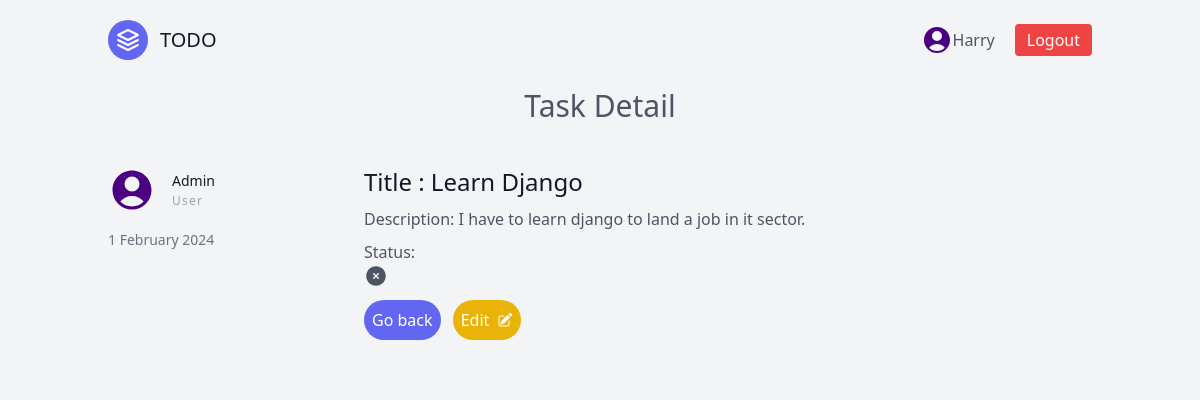
/tasks/1/ (signed in), run on the app's committed database.
### app/models.py (models this page shows, shortened)
class Task(models.Model):
    user = models.ForeignKey(User, on_delete=models.CASCADE, null=True, blank=True)
    title = models.CharField(max_length=200)
    description = models.TextField(null=True, blank=True)
    complete = models.BooleanField(default=False)
    created = models.DateTimeField(auto_now_add=True)
    class Meta:
        ordering = ['complete']

### app/views.py (the view)
# urls.py: path("tasks/<int:pk>/", TaskDetail.as_view(), name="task-detail"),
class TaskDetail(LoginRequiredMixin, generic.DetailView):
    template_name='app/detail.html'
    model = Task
    context_object_name = 'task'

### app/templates/app/detail.html (shortened to what this page needs)
{% extends "app/base.html" %}
{% block content %}
    <section class="text-gray-600 body-font overflow-hidden">
        <div class="container px-5 py-10 mx-auto">
          <div class="-my-8 divide-y-2 divide-gray-100">
            <h2 class="text-center text-3xl mb-2">Task Detail</h2>
            <div class="py-8 flex flex-wrap md:flex-nowrap">
              <div class="md:w-64 md:mb-0 mb-6 flex-shrink-0 flex flex-col">
                <a class="inline-flex items-center">
                    <span class="flex-grow flex flex-col pl-4">
                        <span class="title-font text-sm font-small text-gray-900">{{task.user|capfirst}}</span>
                        <span class="text-gray-400 text-xs tracking-widest mt-0.5">User</span>
                    </span>
                </a>
                <span class="mt-4 text-gray-500 text-sm">
                    {{ task.created|date:"j F Y" }}
                </span>
              </div>
              <div class="md:flex-grow">
                <span class="text-2xl font-medium text-gray-900 title-font mb-2">
                    Title : {{task.title}}
                </span>
                <p class="leading-relaxed mt-2">
                    Description:
                    {{task.description}}
                </p>
                <p class="leading-relaxed mt-2">
                    <div class="columns-1 gap-1">
                        Status:
                    </div>
                </p>
                <a href="{% url 'task-list'%}" class="mt-3 text-white inline-flex items-center p-2 bg-indigo-500 rounded-full">
                  <span>Go back</span>
                </a>
                <a class=" ml-2 text-white inline-flex items-center p-2 bg-yellow-500 rounded-full" href="{% url 'task-update' task.pk %}">
                  Edit
                </a>
              </div>
            </div>
          </div>
        </div>
      </section>
{% endblock content %}

### app/templates/app/base.html (shortened to what this page needs)
<!DOCTYPE html>
<html lang="en">
<head>
    <script src="https://cdn.tailwindcss.com"></script>
</head>
<body class="bg-gray-100">
    <header class="text-gray-600 body-font">
        <div class="container mx-auto flex flex-wrap p-5 flex-col md:flex-row items-center">
          <a class="flex title-font font-medium items-center text-gray-900 mb-4 md:mb-0">
            <svg xmlns="http://www.w3.org/2000/svg" fill="none" stroke="currentColor" stroke-linecap="round" stroke-linejoin="round" stroke-width="2" class="w-10 h-10 text-white p-2 bg-indigo-500 rounded-full" viewBox="0 0 24 24">
              <path d="M12 2L2 7l10 5 10-5-10-5zM2 17l10 5 10-5M2 12l10 5 10-5"></path>
            </svg>
            <span class="ml-3 text-xl">TODO</span>
          </a>
            <nav class="md:ml-auto flex flex-wrap items-center text-base justify-center">
                {% if request.user.is_authenticated %}
                    <p class="mr-5">{{request.user}}</p>
                    <form method="post" action="{% url 'logout' %}" class="inline-flex text-white items-center bg-red-500 border-0 py-1 px-3 focus:outline-none hover:bg-red-600 rounded text-base mt-4 md:mt-0">
                        <button type="submit">Logout</button>
                    </form>
                {% else %}
                    <a href="{% url 'login' %}" class="inline-flex text-white items-center bg-indigo-500 border-0 py-1 px-3 focus:outline-none hover:bg-red-600 rounded text-base mt-4 md:mt-0">
                        Login
                    </a>
                {% endif %}
            </nav>
        </div>
    </header>
{% block content %}
{% endblock content %}
</body>
</html>

### data on the page
Task: user "Admin", created "1 February 2024", title "Learn Django", description "I have to learn django to land a job in it sector."

### other printed values
{{ request.user }} "Harry"
